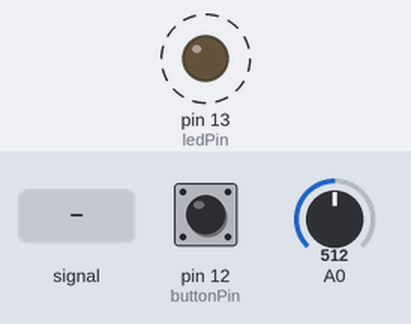
The program below on a simulated Teensy 3. On the bench: output pins drawn as LEDs (lit = HIGH). Dashed ring = blinking. The test bench sets the inputs (shaded band); at power-on: A0 = 512, pin 12 (buttonPin) HIGH. What the program prints to the serial monitor is not drawn.

Above: at 1.25 s.
1.3 s: A0 fed a 1000 Hz sine of ±255 counts around its level
At 1.74 s:
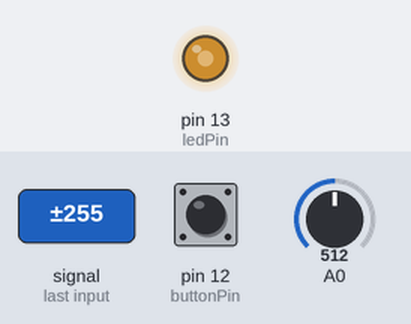
4.3 s: A0 set to 560
7.3 s: A0 set to 587
At 8.54 s:
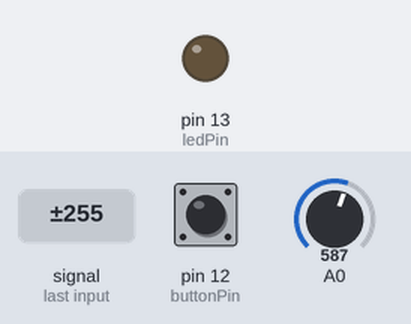
10.3 s: pin 12 (buttonPin) pulled LOW for 0.15 s
13.3 s: A0 set to 514
16.3 s: A0 set to 490
Timing chart, 0 to 18.8 s (numbered marks = the images above; inputs shaded):
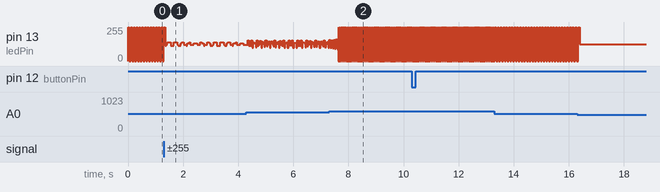

The program:

main.cpp
```cpp
#include <Arduino.h>

/*
Ass. 0 Flicker Fusion
By Chris Eley
*/

// Assigning the required pins
#define ledPin 13
#define buttonPin 12

// Global Variables
uint32_t freq;                                          // Creating the variables that require a global scope
uint8_t ledState = LOW;                                 // Setting the LED state to low prior to setup

// Function prototype for the Interrupt Service Routine
void ISR_Button();

// Setup
void setup() {
  Serial.begin(115200);                                 // Initialises serial interface and sets Baud rate (115200)
  pinMode(buttonPin, INPUT_PULLUP);                     // Assigning the button pin Input status as well as activating the internal pull-up resistor
  pinMode(ledPin, OUTPUT);                              // Assigning the LED Pin output status
  digitalWrite(ledPin, ledState);                       // Ensures the LED is off prior to beginning the program
  attachInterrupt(buttonPin, ISR_Button, RISING);       // Initiallising the Interrupt function
}

// Main Program Loop
void loop() {
  static uint32_t prevTime_us = 0;                      // Creating a local variable to store the previous time (in micro seconds)
  uint32_t aRaw;                                        // Creates a variable to store the raw value of the analogue read
  uint32_t Pby2;                                        // A local variable to store the half cycle time of the LED

  aRaw = (analogRead(0));                               // Stores the value from the potentiometer

  if (aRaw < 250) {                                     // If the raw value is low (<250) then the Period is set to 20 times the
  Pby2 = ((aRaw)*10);                                   // value of aRaw
  }

   if (aRaw >= 250) {                                   // If the raw value is higher (>=250) then the Period is set to 60 times the
  Pby2 = (((aRaw - 250)*30) + 2500);                    // value of aRaw
  }

  if (micros() - prevTime_us >= Pby2) {                 // Checks if the set interval has passed
    ledState = !ledState;                               // If conditions filled alters state of LED flage
    digitalWrite(ledPin,ledState);                      // Writes the LED flag state to the LED pin.
    prevTime_us = micros();                             // Sets the previous time to the current time to allow the cycle to start again
  }

  freq = (1000000 / (2*Pby2));                          // Calculates and stores the frequency of the LED
}

// Interrupt service routine
void ISR_Button(){
  static uint32_t prevMillisButton = 0;                 // Creates variable for debouncing inside the ISR
  uint32_t currMillisButton = millis();                 // Stores current time upon entering ISR
  uint32_t debounceTime_ms = 50;                        // Sets the debounce time
    if ((currMillisButton - prevMillisButton) >= debounceTime_ms){    // Debounce check
      prevMillisButton = currMillisButton;              // Syncs the previous time the button was pushed to this button push
      Serial.print("Freq is: ");
      Serial.print(freq);                               // Prints current frequency to serial monitor
      Serial.println(" Hz");
    }
}
```

Measured:
- the behaviour switches between 577 and 578 on A0 (found by bisection; images 1 and 2)
- by itself, pin 13 (ledPin): alternates 255/255 for 0.01 s and 0/255 for 0.01 s
